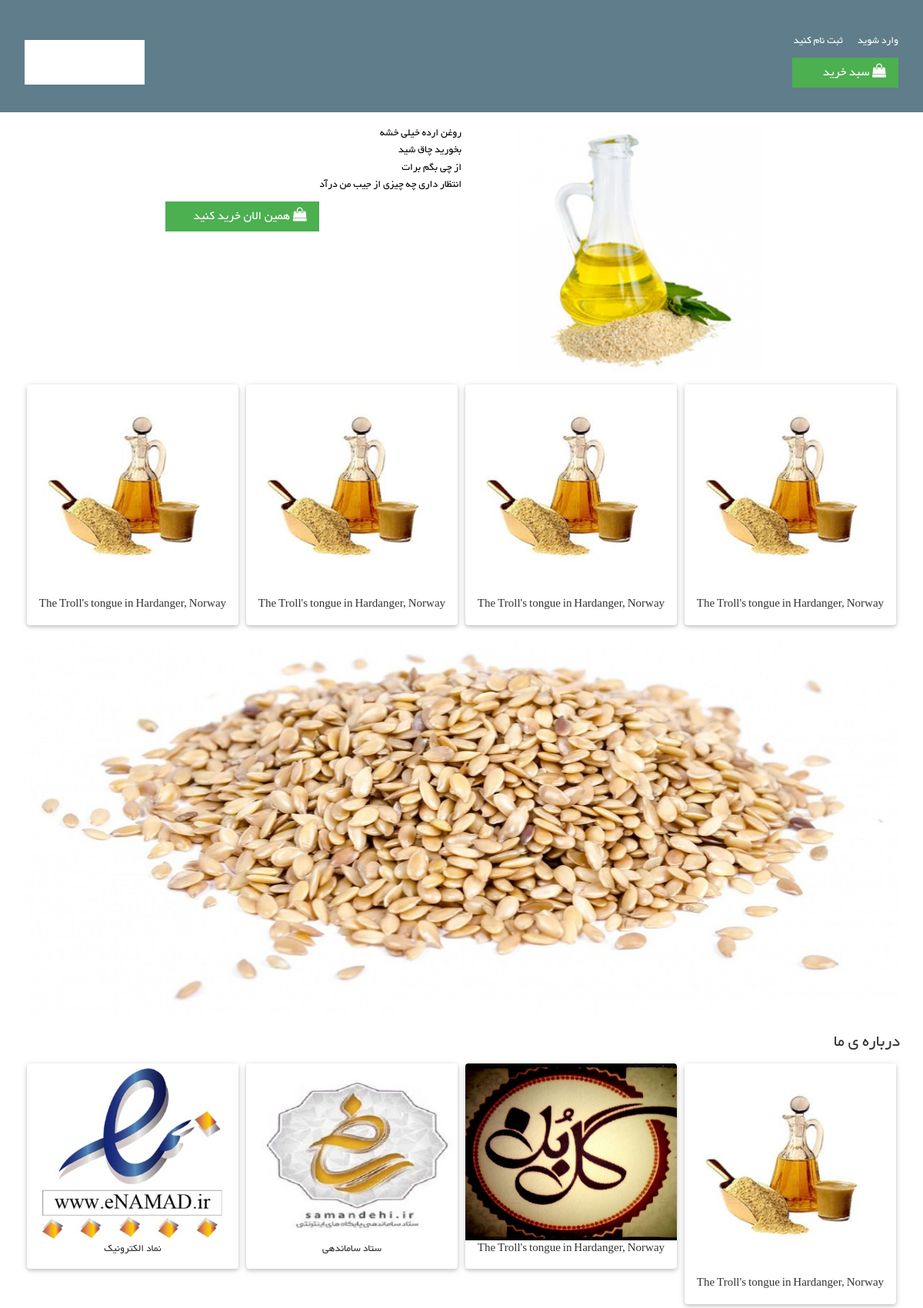
Before: / with the older database file.
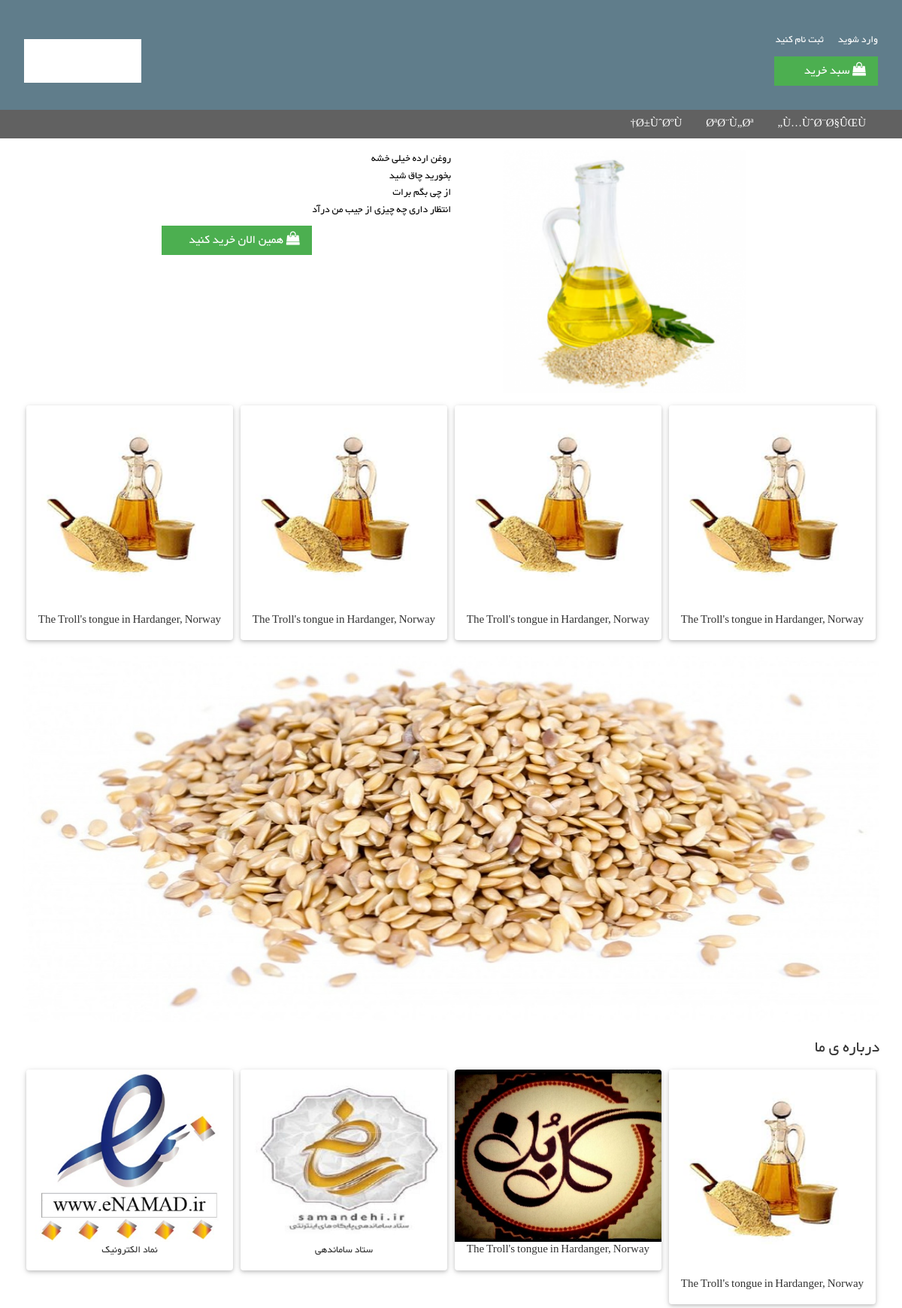
After: the same page with the newer database file.
### tables this page shows
CREATE TABLE `menu` (
  `id` int(11) NOT NULL,
  `menu` text NOT NULL,
  `href` text NOT NULL,
  `parent` int(11) NOT NULL
);

### app/core/Controller.php (called while the page is built, shortened)
<?php
class Controller
{
	public function model ($model){
		return new $model();
	}
	public function view($view,$data=[]){
		require_once 'app/views/'.$view.'.php';
	}
}

### app/controllers/home.php (called while the page is built, shortened)
<?php
class Home extends Controller
{
	public function index()
	{
		$this->view('home/index',[]);
	}
}

### app/core/App.php (called while the page is built, shortened)
<?php
class App
{
	protected $method = 'index';
	public function __construct()
	{
		$url=$this->parseUrl();
		$this->controller=new $this->controller;
		$this->params= $url ? array_values($url) : [];
		call_user_func_array([$this->controller, $this->method], $this->params);
	}
}

### index.php (called while the page is built, shortened)
<?php
$app = new App;

### app/core/Model.php (called while the page is built)
<?php
class Model
{
	function __construct(){
		$this->db=new Database();
	}
}

### app/libs/database.php (called while the page is built, shortened)
<?php
class Database extends PDO{
	public function select($sql,$data=array(),$fetchMode=PDO::FETCH_ASSOC){
		$sth=$this->prepare($sql);
		$sth->execute();
		return $sth->fetchAll($fetchMode);
	}
}

### app/models/menu_m.php (called while the page is built, shortened)
<?php
class Menu_m extends Model{
  function get_menu($parent=0){
  	return $this->db->select("SELECT * FROM menu");
  }
}

### app/views/menu.php (the view)
<?php
$menu_list=$this->model('Menu_m')->get_menu();
?>
<div class="w3-dark-grey">
    <ul class="w3-navbar" style="margin-right: 32px">
    <?php foreach($menu_list as $menu){ ?>
        <?php if($menu['parent']=='0'){ ?>
        <li class="w3-right"><a class="w3-hover-none w3-text-white w3-hover-text-white" href="#<?=$menu['href']?> "><?= $menu['menu'] ?></a></li>
        <?php } ?>
    <?php } ?>
</ul>
</div>

Changed rows visible on the page:
added menu: menu "Ù…ÙˆØ¨Ø§ÛŒÙ„"
added menu: menu "ØªØ¨Ù„Øª"
added menu: menu "Ø±ÙˆØºÙ†"
